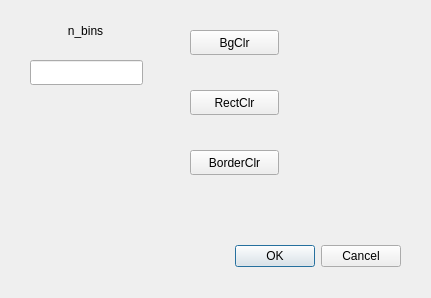
<?xml version="1.0" encoding="UTF-8"?>
<ui version="4.0">
 <class>SetHistDrawParamsDialog</class>
 <widget class="QDialog" name="SetHistDrawParamsDialog">
  <property name="geometry">
   <rect>
    <x>0</x>
    <y>0</y>
    <width>431</width>
    <height>298</height>
   </rect>
  </property>
  <property name="windowTitle">
   <string>Dialog</string>
  </property>
  <widget class="QDialogButtonBox" name="buttonBox">
   <property name="geometry">
    <rect>
     <x>60</x>
     <y>240</y>
     <width>341</width>
     <height>32</height>
    </rect>
   </property>
   <property name="orientation">
    <enum>Qt::Horizontal</enum>
   </property>
   <property name="standardButtons">
    <set>QDialogButtonBox::Cancel|QDialogButtonBox::Ok</set>
   </property>
  </widget>
  <widget class="QLineEdit" name="n_bins_edit">
   <property name="geometry">
    <rect>
     <x>30</x>
     <y>60</y>
     <width>113</width>
     <height>25</height>
    </rect>
   </property>
  </widget>
  <widget class="QLabel" name="label">
   <property name="geometry">
    <rect>
     <x>20</x>
     <y>10</y>
     <width>131</width>
     <height>41</height>
    </rect>
   </property>
   <property name="text">
    <string>n_bins</string>
   </property>
   <property name="alignment">
    <set>Qt::AlignCenter</set>
   </property>
  </widget>
  <widget class="QPushButton" name="SetBgClrButton">
   <property name="geometry">
    <rect>
     <x>190</x>
     <y>30</y>
     <width>89</width>
     <height>25</height>
    </rect>
   </property>
   <property name="text">
    <string>BgClr</string>
   </property>
  </widget>
  <widget class="QPushButton" name="SetRectClrButton">
   <property name="geometry">
    <rect>
     <x>190</x>
     <y>90</y>
     <width>89</width>
     <height>25</height>
    </rect>
   </property>
   <property name="text">
    <string>RectClr</string>
   </property>
  </widget>
  <widget class="QPushButton" name="SetBorderClrButton">
   <property name="geometry">
    <rect>
     <x>190</x>
     <y>150</y>
     <width>89</width>
     <height>25</height>
    </rect>
   </property>
   <property name="text">
    <string>BorderClr</string>
   </property>
  </widget>
 </widget>
 <resources/>
 <connections>
  <connection>
   <sender>buttonBox</sender>
   <signal>accepted()</signal>
   <receiver>SetHistParamsDialog</receiver>
   <slot>accept()</slot>
   <hints>
    <hint type="sourcelabel">
     <x>248</x>
     <y>254</y>
    </hint>
    <hint type="destinationlabel">
     <x>157</x>
     <y>274</y>
    </hint>
   </hints>
  </connection>
  <connection>
   <sender>buttonBox</sender>
   <signal>rejected()</signal>
   <receiver>SetHistParamsDialog</receiver>
   <slot>reject()</slot>
   <hints>
    <hint type="sourcelabel">
     <x>316</x>
     <y>260</y>
    </hint>
    <hint type="destinationlabel">
     <x>286</x>
     <y>274</y>
    </hint>
   </hints>
  </connection>
 </connections>
</ui>
